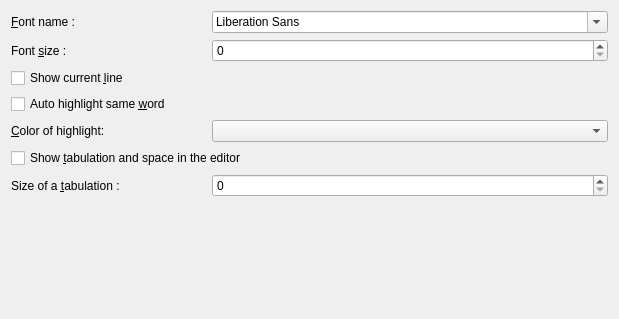
<?xml version="1.0" encoding="UTF-8"?>
<ui version="4.0">
 <class>CustomFont</class>
 <widget class="QWidget" name="CustomFont">
  <property name="geometry">
   <rect>
    <x>0</x>
    <y>0</y>
    <width>619</width>
    <height>319</height>
   </rect>
  </property>
  <property name="windowTitle">
   <string>Font</string>
  </property>
  <layout class="QGridLayout" name="gridLayout">
   <item row="0" column="0">
    <widget class="QLabel" name="label_6">
     <property name="text">
      <string>&amp;Font name :</string>
     </property>
     <property name="buddy">
      <cstring>m_fontComboBox</cstring>
     </property>
    </widget>
   </item>
   <item row="0" column="1" colspan="2">
    <widget class="QFontComboBox" name="m_fontComboBox">
     <property name="whatsThis">
      <string>Name of the font to use in all editors.</string>
     </property>
    </widget>
   </item>
   <item row="1" column="0">
    <widget class="QLabel" name="label_10">
     <property name="text">
      <string>Font &amp;size :</string>
     </property>
     <property name="buddy">
      <cstring>m_fontSizeSpinBox</cstring>
     </property>
    </widget>
   </item>
   <item row="1" column="1" colspan="2">
    <widget class="QSpinBox" name="m_fontSizeSpinBox">
     <property name="whatsThis">
      <string>Size of the font in the editor. The value is a global value.</string>
     </property>
    </widget>
   </item>
   <item row="2" column="0">
    <widget class="QCheckBox" name="m_showCurrentLineCheckBox">
     <property name="whatsThis">
      <string>Show the current line in a different color. Usually a blue-gray.</string>
     </property>
     <property name="text">
      <string>Show current &amp;line</string>
     </property>
    </widget>
   </item>
   <item row="3" column="0" colspan="2">
    <widget class="QCheckBox" name="m_autoHighlightCheckBox">
     <property name="whatsThis">
      <string>&lt;p&gt;Highlight automatically all same word in the editor in the same color.&lt;/p&gt;
&lt;p&gt;&lt;i&gt;This can be slow down the edition mode.&lt;/i&gt;&lt;/p&gt;</string>
     </property>
     <property name="text">
      <string>Auto highlight same &amp;word</string>
     </property>
    </widget>
   </item>
   <item row="4" column="0">
    <widget class="QLabel" name="label_17">
     <property name="text">
      <string>&amp;Color of highlight:</string>
     </property>
     <property name="buddy">
      <cstring>m_highlightTextColorComboBox</cstring>
     </property>
    </widget>
   </item>
   <item row="4" column="1" colspan="2">
    <widget class="XinxColorCombo" name="m_highlightTextColorComboBox">
     <property name="whatsThis">
      <string>Color used for highlight same word</string>
     </property>
    </widget>
   </item>
   <item row="5" column="0" colspan="2">
    <widget class="QCheckBox" name="m_showTabulationCheckBox">
     <property name="whatsThis">
      <string>Show tabulation and space in the editor with specialcharacter (in greyed colour).</string>
     </property>
     <property name="text">
      <string>Show &amp;tabulation and space in the editor</string>
     </property>
    </widget>
   </item>
   <item row="6" column="0">
    <widget class="QLabel" name="label_14">
     <property name="text">
      <string>Size of a &amp;tabulation :</string>
     </property>
     <property name="buddy">
      <cstring>m_sizeOfTabSpinBox</cstring>
     </property>
    </widget>
   </item>
   <item row="6" column="1" colspan="2">
    <widget class="QSpinBox" name="m_sizeOfTabSpinBox">
     <property name="whatsThis">
      <string>Size of tabulation in number of character. This is the number of character that tabulation replaces.</string>
     </property>
    </widget>
   </item>
   <item row="7" column="1">
    <spacer name="verticalSpacer">
     <property name="orientation">
      <enum>Qt::Vertical</enum>
     </property>
     <property name="sizeHint" stdset="0">
      <size>
       <width>20</width>
       <height>113</height>
      </size>
     </property>
    </spacer>
   </item>
  </layout>
 </widget>
 <customwidgets>
  <customwidget>
   <class>XinxColorCombo</class>
   <extends>QComboBox</extends>
   <header>xinxcolorcombo.h</header>
  </customwidget>
 </customwidgets>
 <resources/>
 <connections/>
</ui>
